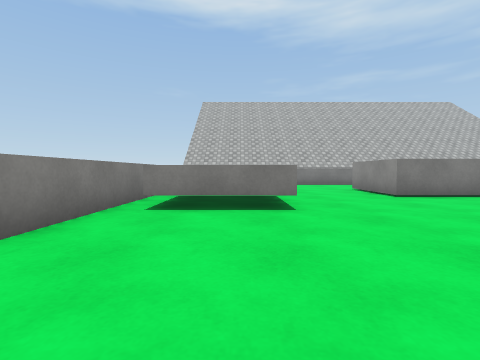
view 1 (above)

16 first-person views from a walk through a Unity game level. The camera is 0.72 m above the floor, tilts 2° down and sees 85° across. The floor is counted in squares, 1 m on a side. Each view is taken from the middle of a square. On the plan, view 1 faces up. The plan holds only what a view shows up to about 9 squares ahead; the rest is blank. The place goes on beyond the plan. The player is left out. Surface patterns are stand-ins for the level's own textures.

view 2
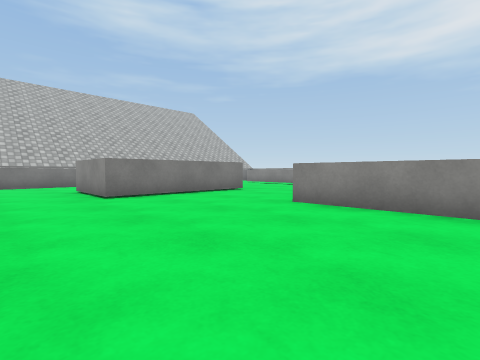

view 3
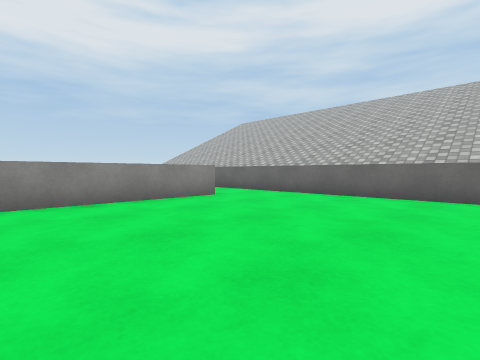

view 4
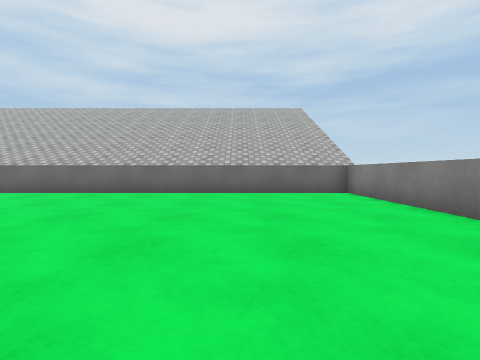

view 5
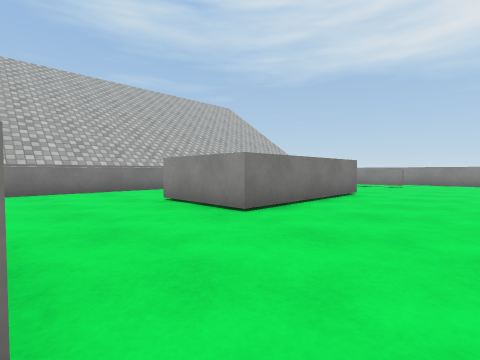

view 6
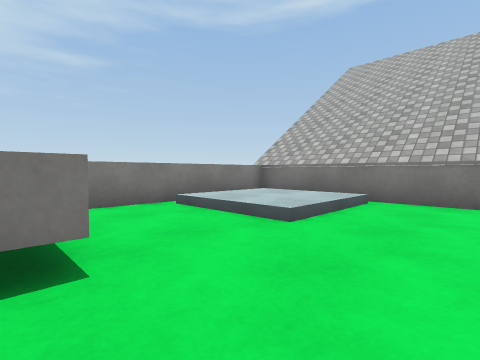

view 7
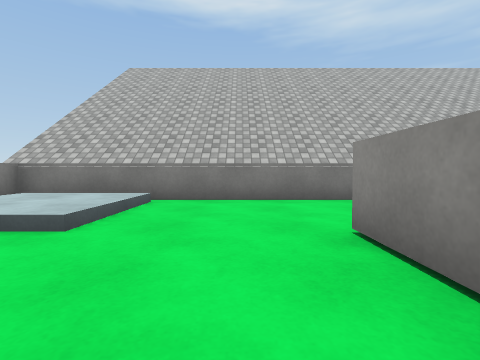

view 8
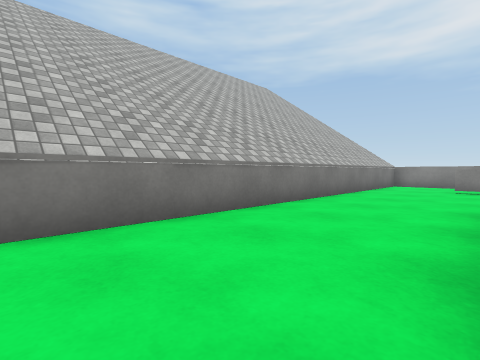

view 9
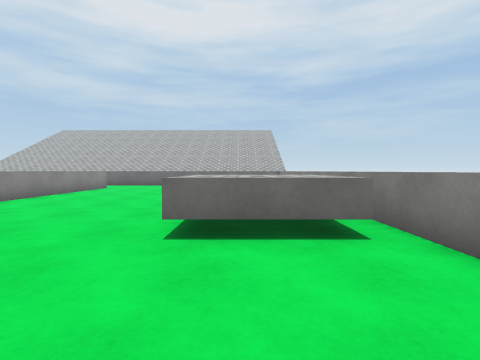

view 10
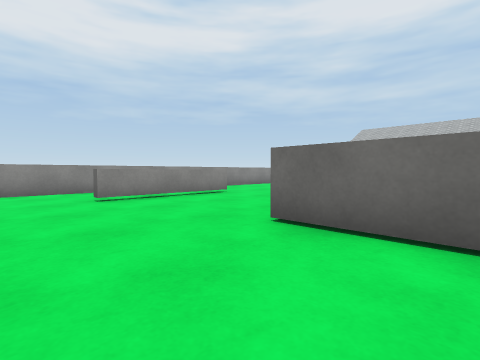

view 11
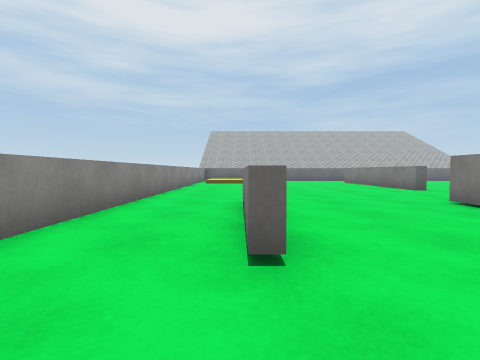

view 12
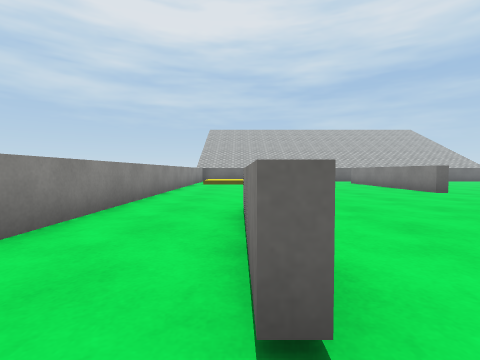

view 13
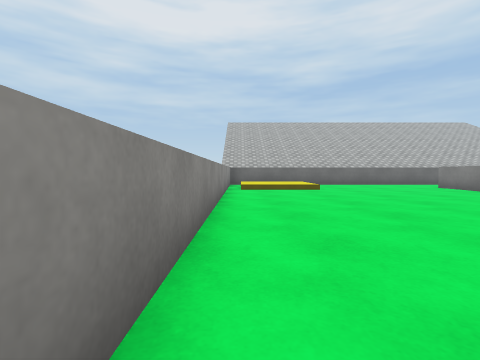

view 14
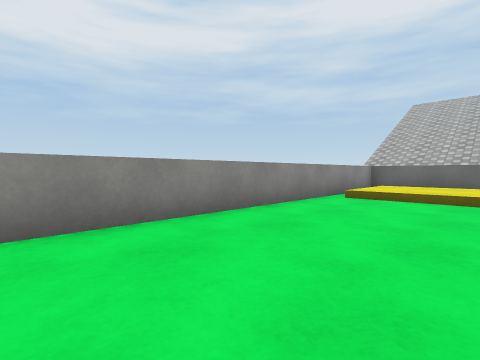

view 15
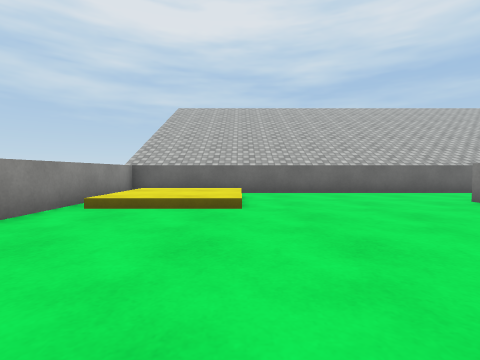

view 16
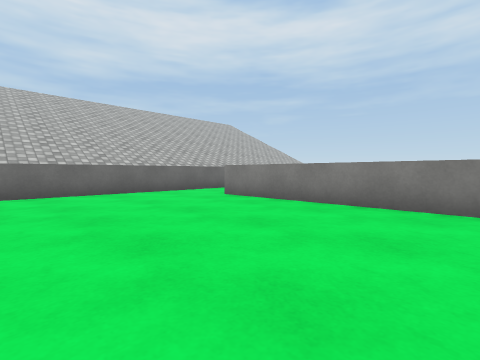

### Floor plan
Key: @ floor where view 1 was taken; # wall or solid block; . main floor; : floor 0.2 m higher than the main floor; / step, stairs or slope; = window, fence, low wall or low ledge; ^ raised ledge.
Columns run from 3 left of view 1 to 17 right of it. Each row starts with its distance up from view 1.
 14 ################
 13 =////...............#
 12 =/::/...............#
 11 =/::/............^..#
 10 #////...^^^^^....^..#
  9 #.......^    ....^..#
  8 #.......^   ^....^..#
  7 #^^^^...^^^^^....^..#
  6 #^^^^...............#
  5 #^^^^...............#
  4 #...................#
  3 #.........#.........#
  2 #.........#.........#
  1   ........#.........#
  0  ..@......#.........#
 -1 #.........#.........#
 -2 #.........#.....////#
 -3 #.........#...../::/#
 -4 #.............../::/#
 -5 #...............////#
 -6 #####################

Where each view was taken, in squares from view 1:
view 1: 0 up, 0 right, facing up
view 2: 0 up, 2 right, facing up-right
view 3: 2 up, 1 right, facing down-right
view 4: 3 up, 1 right, facing down
view 5: 4 up, 1 right, facing up-right
view 6: 7 up, 3 right, facing up-left
view 7: 7 up, 3 right, facing up
view 8: 10 up, 3 right, facing up-right
view 9: 11 up, 0 right, facing down
view 10: 13 up, 7 right, facing down-right
view 11: 13 up, 14 right, facing down
view 12: 12 up, 14 right, facing down
view 13: 8 up, 16 right, facing down
view 14: 5 up, 13 right, facing down-right
view 15: 3 up, 13 right, facing down
view 16: 3 up, 13 right, facing down-left
